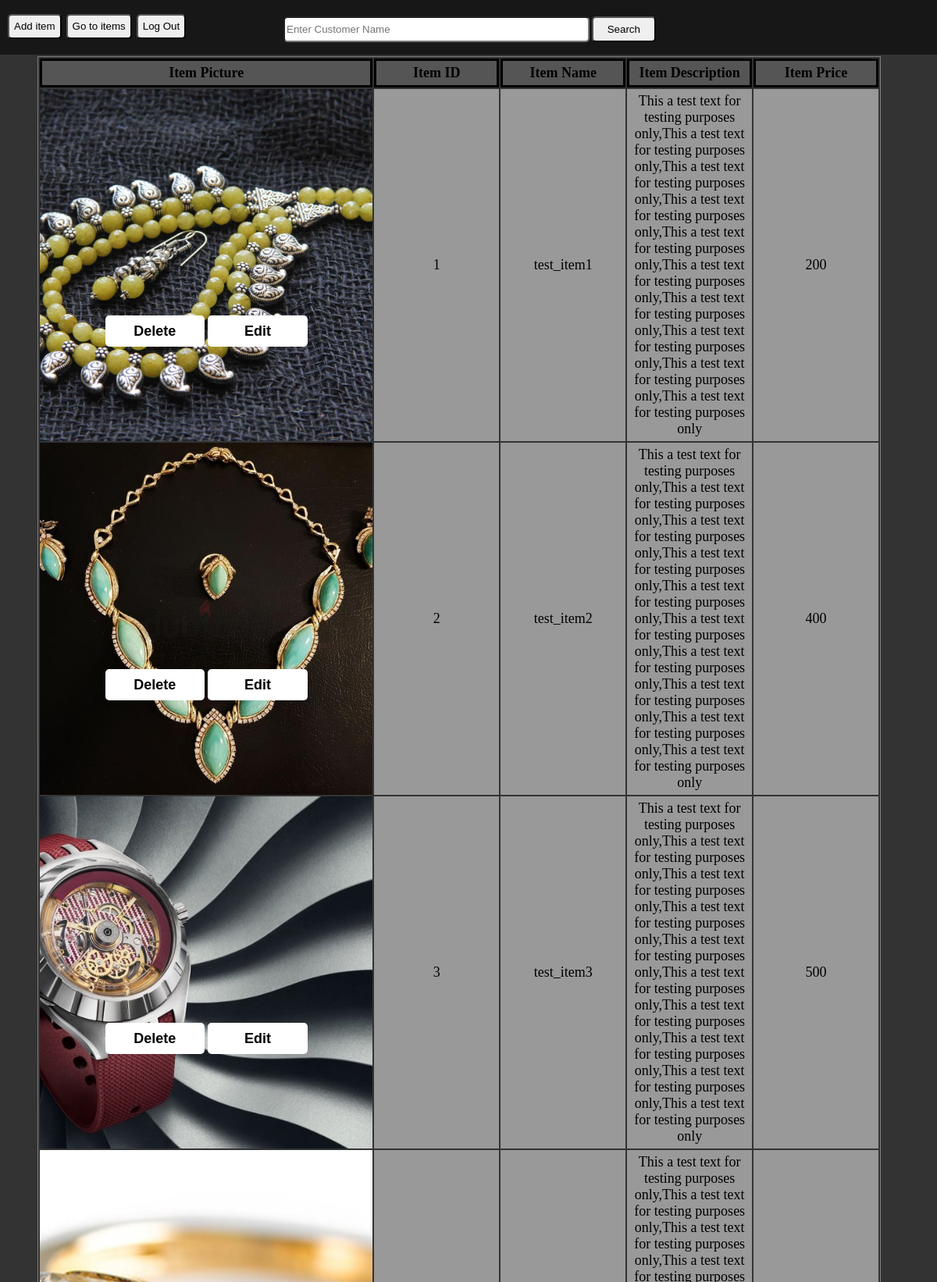
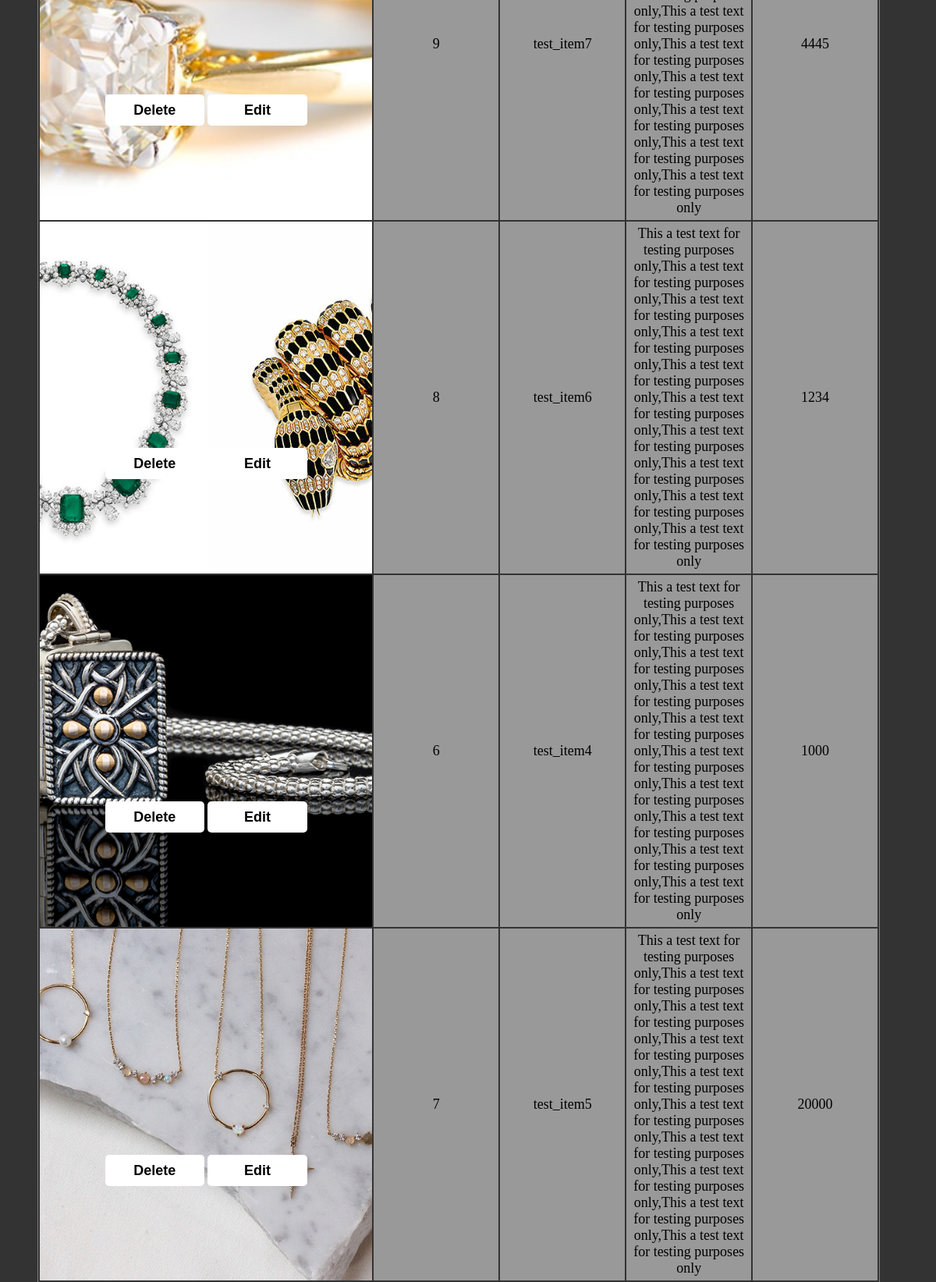
Screenshot of /admin_items.php (signed in, upper part) with the database file from the repository (2 pictures, top to bottom).
### tables this page shows
CREATE TABLE IF NOT EXISTS `items` (
  `id` int(5) NOT NULL AUTO_INCREMENT,
  `name` varchar(50) NOT NULL,
  `des` text,
  `price` int(5) NOT NULL,
  `pic` varchar(200) NOT NULL,
  PRIMARY KEY (`id`)
);

### admin_items.php (the view, shortened to what this page needs)
<!DOCTYPE html>
<html>
    <head>
    </head>
    <body>
            <?php
                if(isset($_SESSION['check']))
                {
                    echo "<div id='menu_container'>";
                        echo"<div id='buttons_container'>";
                            echo "<button onclick=\"window.location.href='admin_add_item.php'\"> Add item </button>";
                            echo "<button onclick=\"window.location.href='admin_items.php'\"> Go to items </button>";
                            echo "<button onclick =\"window.location.replace('log_out.php') \"> Log Out </button>";
                        echo"</div>";
                        echo "<div id ='search_container'>";
                                echo "<input type='text' name='search_text' placeholder='Enter Customer Name'>";
                                echo "<button onclick=\"search(document.getElementById('search_container').getElementsByTagName('input')[0].value);\"> Search </button>";
                        echo "</div>";
                    echo "</div>";
                    require 'connection.php';
                    try
                    {
                        $result=$con->query("select * from items");
                        echo "<table id='items_table'>";
                            echo "<tr>";
                                echo "<th>Item Picture</th>";
                                echo "<th>Item ID</th>";
                                echo "<th>Item Name</th>";
                                echo "<th>Item Description</th>";
                                echo "<th>Item Price</th>";
                            echo "</tr>";
                            while($row=$result->fetch_row())
                            {
                                echo "<tr style='height:400px'>";
                                    echo "<td style=\"background-image:url($row[4]) \" class=\"image_cell\"><button onclick='delete_confirm($row[0])'>Delete</button> <button>Edit</button></td>";
                                    echo "<td> $row[0] </td>";
                                    echo "<td> $row[1] </td>";
                                    echo "<td> $row[2] </td>";
                                    echo "<td> $row[3] </td>";
                                echo "</tr>";
                            }
                        echo "</table>";
                    }
                    catch(Exeception $e)
                    {
                        echo $e->getmessage();
                    }
                }
                else
                {
                    echo "<script> alert('You are not logged in, Please log in');</script>";
                    echo "<script>window.location.replace('home.php'); </script>";
                }
            ?>
    </body>
</html>

### admin_items.php (style rules this page uses)
body { background-color:#333333; padding-top:72px; margin:0px; }
div#menu_container { background-color:#171717; position:fixed; top:0px; width:100%; height:70px; }
div#menu_container div#buttons_container { width:20%; height:90%; margin-top:15px; margin-left:7px; // background-color:black; }
div#menu_container div#buttons_container button { height:50%; margin:3px; border-radius:5px; }
div#menu_container div#search_container { margin-top:-60px; margin-right:30%; width:40%; height:95%; float:right; }
div#menu_container div#search_container input[type="text"] { width:80%; height:40%; margin:3px; border-radius:5px; }
div#menu_container div#search_container button { width:17%; height:50%; border-radius:5px; }
table#items_table { border-style:solid; border-width:1px; width: 90%; margin-left:4%; }
table#items_table th { border-style:solid; background-color:#555555; font-size:large; padding:5px; text-align:center; width:15%;; }
table#items_table td { background-color:#999999; padding:5px; font-size:large; text-align:center; width:auto; }
table#items_table td.image_cell { width:40%; background-position: center; background-repeat: no-repeat; background-size: cover; padding:1px; }
table#items_table td.image_cell button { margin-top:40%; border-style:none; width:30%; height:40px; font-size:large; font-weight:bold; background-color:white; border-radius:5px; }

### rows the page displays
items: pic (picture), id "1", name "test_item1", des "This a test text for testing purposes only,This a test text for testing purposes only,This a test text for testing purposes only,This a test text for testing purposes only,This a test text for testing purposes only,This a test text for testing purposes only,This a test text for testing purposes only,This a test text for testing purposes only,This a test text for testing purposes only,This a test text for testing purposes only", price "200"
items: pic (picture), id "2", name "test_item2", des "This a test text for testing purposes only,This a test text for testing purposes only,This a test text for testing purposes only,This a test text for testing purposes only,This a test text for testing purposes only,This a test text for testing purposes only,This a test text for testing purposes only,This a test text for testing purposes only,This a test text for testing purposes only,This a test text for testing purposes only", price "400"
items: pic (picture), id "3", name "test_item3", des "This a test text for testing purposes only,This a test text for testing purposes only,This a test text for testing purposes only,This a test text for testing purposes only,This a test text for testing purposes only,This a test text for testing purposes only,This a test text for testing purposes only,This a test text for testing purposes only,This a test text for testing purposes only,This a test text for testing purposes only", price "500"
items: pic (picture), id "9", name "test_item7", des "This a test text for testing purposes only,This a test text for testing purposes only,This a test text for testing purposes only,This a test text for testing purposes only,This a test text for testing purposes only,This a test text for testing purposes only,This a test text for testing purposes only,This a test text for testing purposes only,This a test text for testing purposes only,This a test text for testing purposes only", price "4445"
items: pic (picture), id "8", name "test_item6", des "This a test text for testing purposes only,This a test text for testing purposes only,This a test text for testing purposes only,This a test text for testing purposes only,This a test text for testing purposes only,This a test text for testing purposes only,This a test text for testing purposes only,This a test text for testing purposes only,This a test text for testing purposes only,This a test text for testing purposes only", price "1234"
items: pic (picture), id "6", name "test_item4", des "This a test text for testing purposes only,This a test text for testing purposes only,This a test text for testing purposes only,This a test text for testing purposes only,This a test text for testing purposes only,This a test text for testing purposes only,This a test text for testing purposes only,This a test text for testing purposes only,This a test text for testing purposes only,This a test text for testing purposes only", price "1000"
items: pic (picture), id "7", name "test_item5", des "This a test text for testing purposes only,This a test text for testing purposes only,This a test text for testing purposes only,This a test text for testing purposes only,This a test text for testing purposes only,This a test text for testing purposes only,This a test text for testing purposes only,This a test text for testing purposes only,This a test text for testing purposes only,This a test text for testing purposes only", price "20000"
